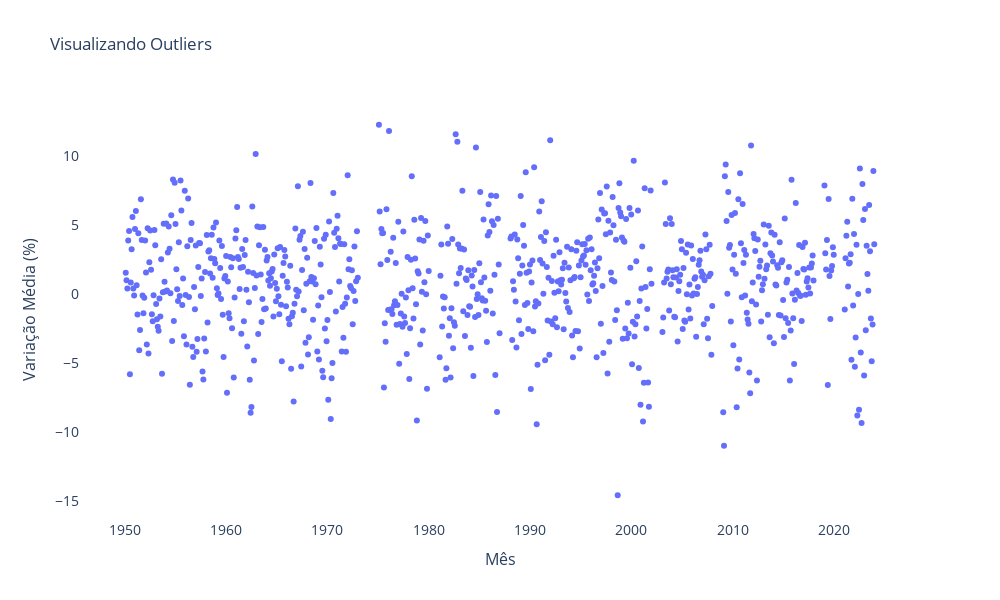

Write notebook code for a chart like this one.
### Markdown cell above
**Vamos tentar visualizar o porquê de isso estar acontecendo**

### Code cell
# Criar um gráfico de dispersão interativo
fig = px.scatter(sp500_sem_crises2, x=sp500_sem_crises2.index, y='Var_%_mês', title='Visualizando Outliers')

# Atualizando o layout
fig.update_layout(
    plot_bgcolor='white',
    paper_bgcolor='white',
    font=dict(
        size=12,
    ),
    xaxis=dict(
        title='Mês',
        titlefont_size=16,
        tickfont_size=14,
    ),
    yaxis=dict(
        title='Variação Média (%)',
        titlefont_size=16,
        tickfont_size=14,
    ),
)

# Ajustando o tamanho do gráfico
fig.update_layout(width=1000, height=600)

fig.show()

### Figure 1 — Plotly figure (JSON) as saved in the notebook; plotly's stock layout.template omitted (floating-point values rounded to 4 significant figures; data arrays with more than 128 entries replaced by an {"elided": "..."} marker saying what was removed)
{"data": [{"hovertemplate": "Date=%{x}<br>Var_%_mês=%{y}<extra></extra>", "legendgroup": "", "marker": {"color": "#636efa", "symbol": "circle"}, "mode": "markers", "name": "", "orientation": "v", "showlegend": false, "type": "scatter", "x": {"elided": "792 str values"}, "xaxis": "x", "y": {"elided": "792 float values"}, "yaxis": "y"}], "layout": {"font": {"size": 12}, "height": 600, "legend": {"tracegroupgap": 0}, "paper_bgcolor": "white", "plot_bgcolor": "white", "title": {"text": "Visualizando Outliers"}, "width": 1000, "xaxis": {"anchor": "y", "autorange": true, "domain": [0, 1], "range": ["1945-07-25 21:11:10.9419", "2028-07-07 02:48:49.0581"], "tickfont": {"size": 14}, "title": {"font": {"size": 16}, "text": "Mês"}, "type": "date"}, "yaxis": {"anchor": "x", "autorange": true, "domain": [0, 1], "range": [-16.37, 14.07], "tickfont": {"size": 14}, "title": {"font": {"size": 16}, "text": "Variação Média (%)"}, "type": "linear"}}}
